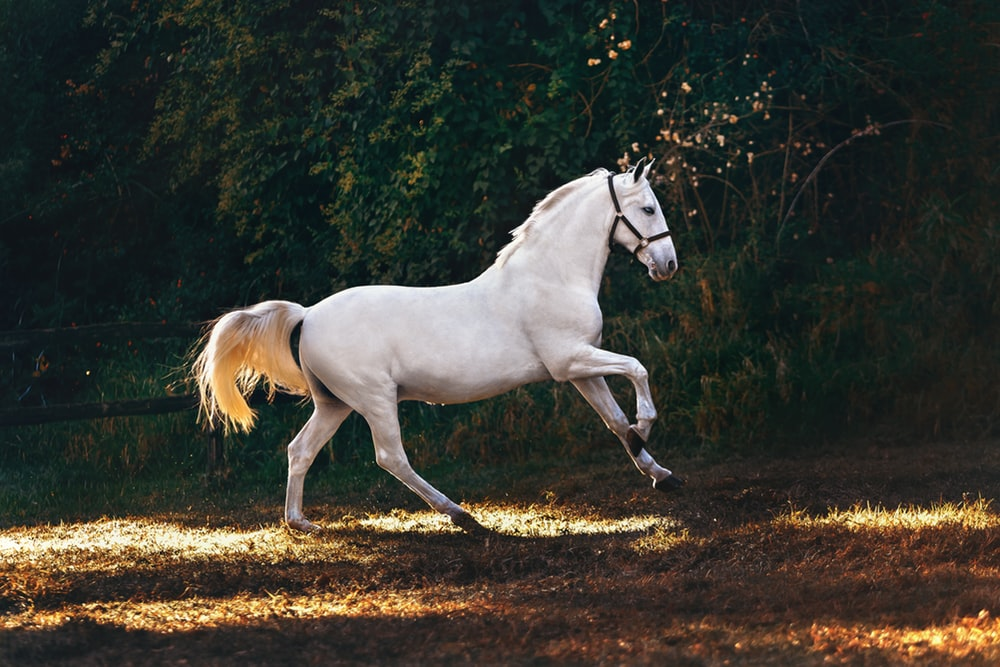
#> input picture Computer Vision/OpenCV/python/Image Processing Tutorials/gallery/hourse.jpeg, 1000 x 667 px, found by its file name
$ python histEqualize.py
#> lines starting #> are read from the running program, lines starting #| are printed output that depends on the picture
import cv2
import numpy as np
import matplotlib.pyplot as plt


hourseImg = cv2.imread("../../../gallery/hourse.jpeg", cv2.IMREAD_COLOR)
#> hourseImg is the input picture: shape (667, 1000, 3); mean B, G, R 49.1, 57, 57.5


def plotImgHisto(img):
    for i, ch in enumerate(("r", "g", "b")):
        histo = cv2.calcHist([img], [i], mask=None, histSize=[255], ranges=[0, 256])
        plt.plot(histo, color=ch)
    plt.xlim([0, 256])
    plt.title("R-G-B pixels-histograms")
    plt.xlabel("pixels")
    plt.ylabel("frequency")
    plt.show()
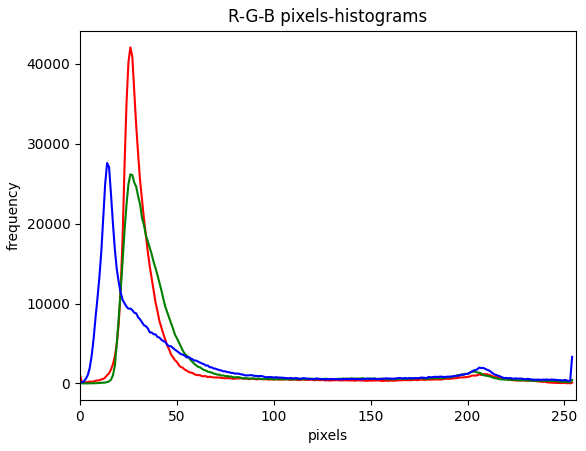
#> figure drawn by matplotlib, 1 panel; curve peaks at x = 26, y = 42078; curve peaks at x = 26, y = 26182; curve peaks at x = 14, y = 27599


def equalizeColoredImg(img):
    hsv = cv2.cvtColor(img, cv2.COLOR_BGR2HSV)
#> hsv: shape (667, 1000, 3); mean H, S, V 60.1, 94.4, 64.9
    hsv[:, :, 2] = cv2.equalizeHist(hsv[:, :, 2])
#> hsv: shape (667, 1000, 3); mean H, S, V 60.1, 94.4, 130.1
    img = cv2.cvtColor(hsv, cv2.COLOR_HSV2BGR)
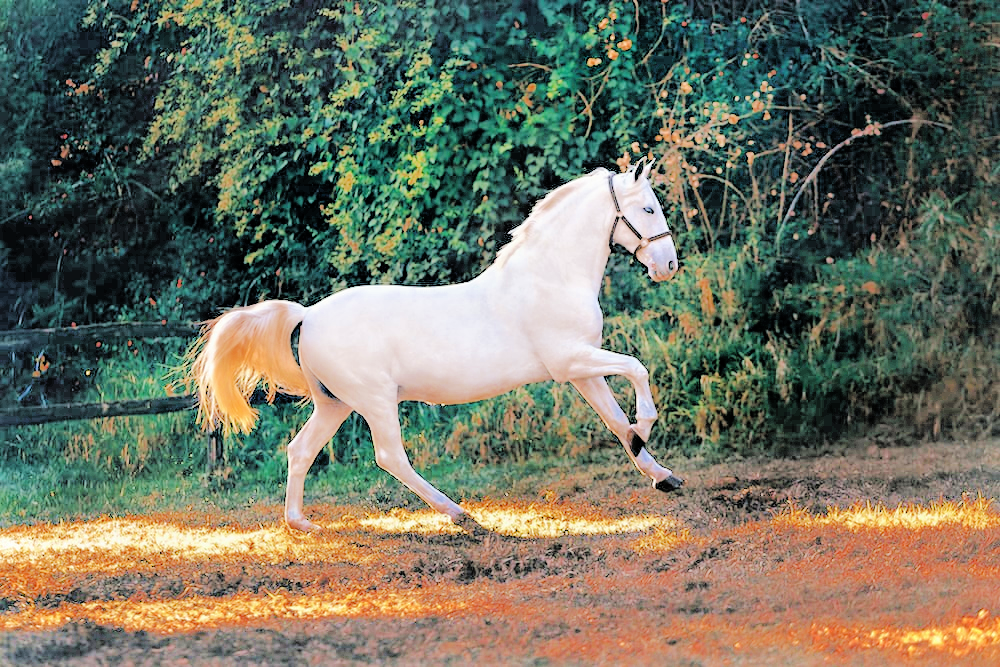
#> img: shape (667, 1000, 3); mean B, G, R 97.2, 114.3, 111.6
    return img


plotImgHisto(hourseImg)
contrastedHourse = equalizeColoredImg(hourseImg)
plotImgHisto(contrastedHourse)
#> in plotImgHisto (call 2), `plt.show()`:
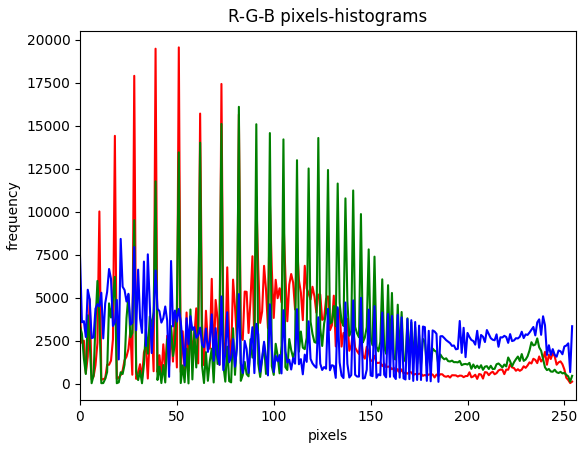
#> figure drawn by matplotlib, 1 panel; curve peaks at x = 51, y = 19566; curve peaks at x = 82, y = 16107; curve peaks at x = 21, y = 8420

cv2.imshow("original", hourseImg)
cv2.waitKey(0)
cv2.imshow("original", contrastedHourse)
cv2.waitKey(0)
cv2.destroyAllWindows()
